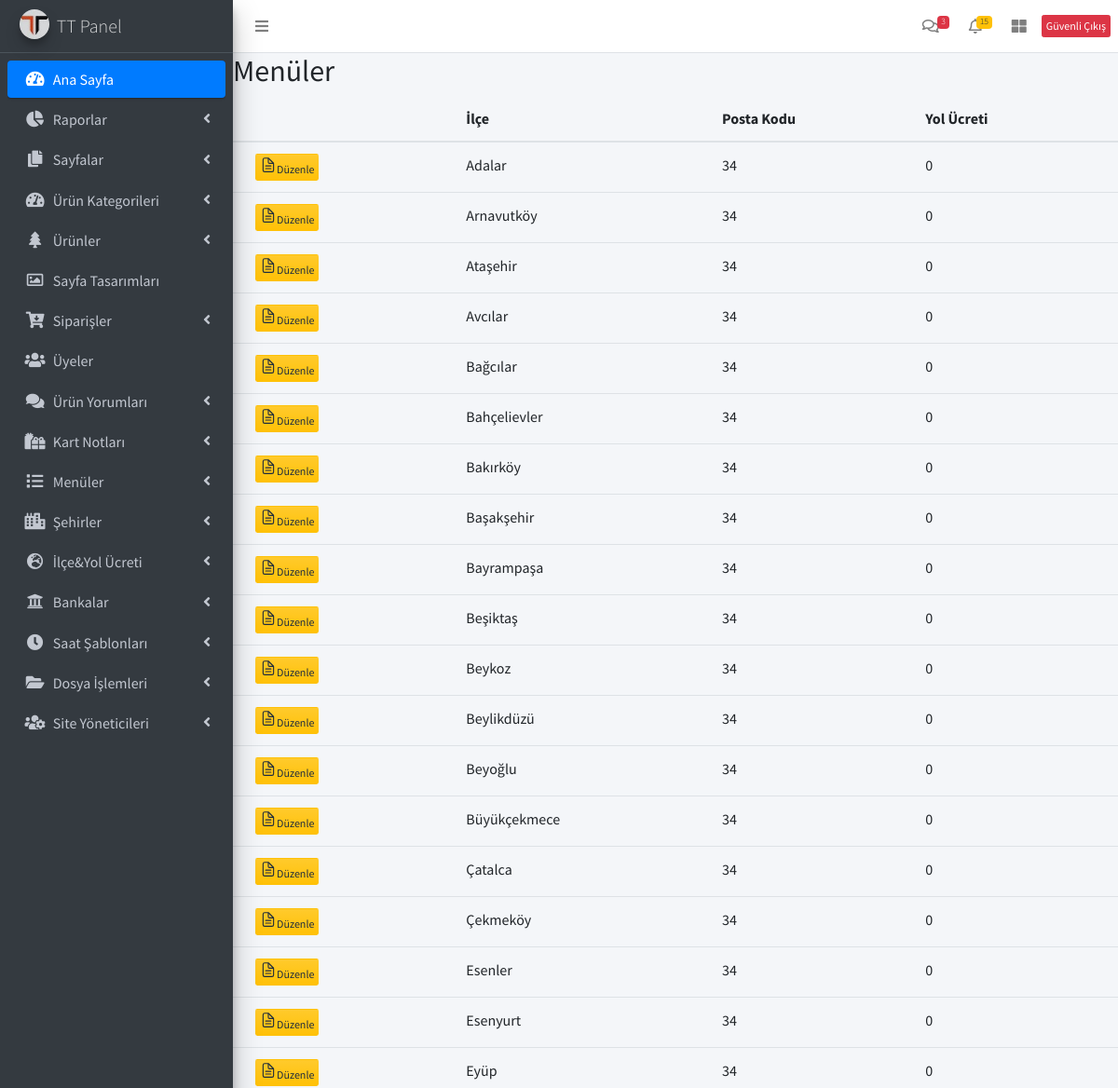
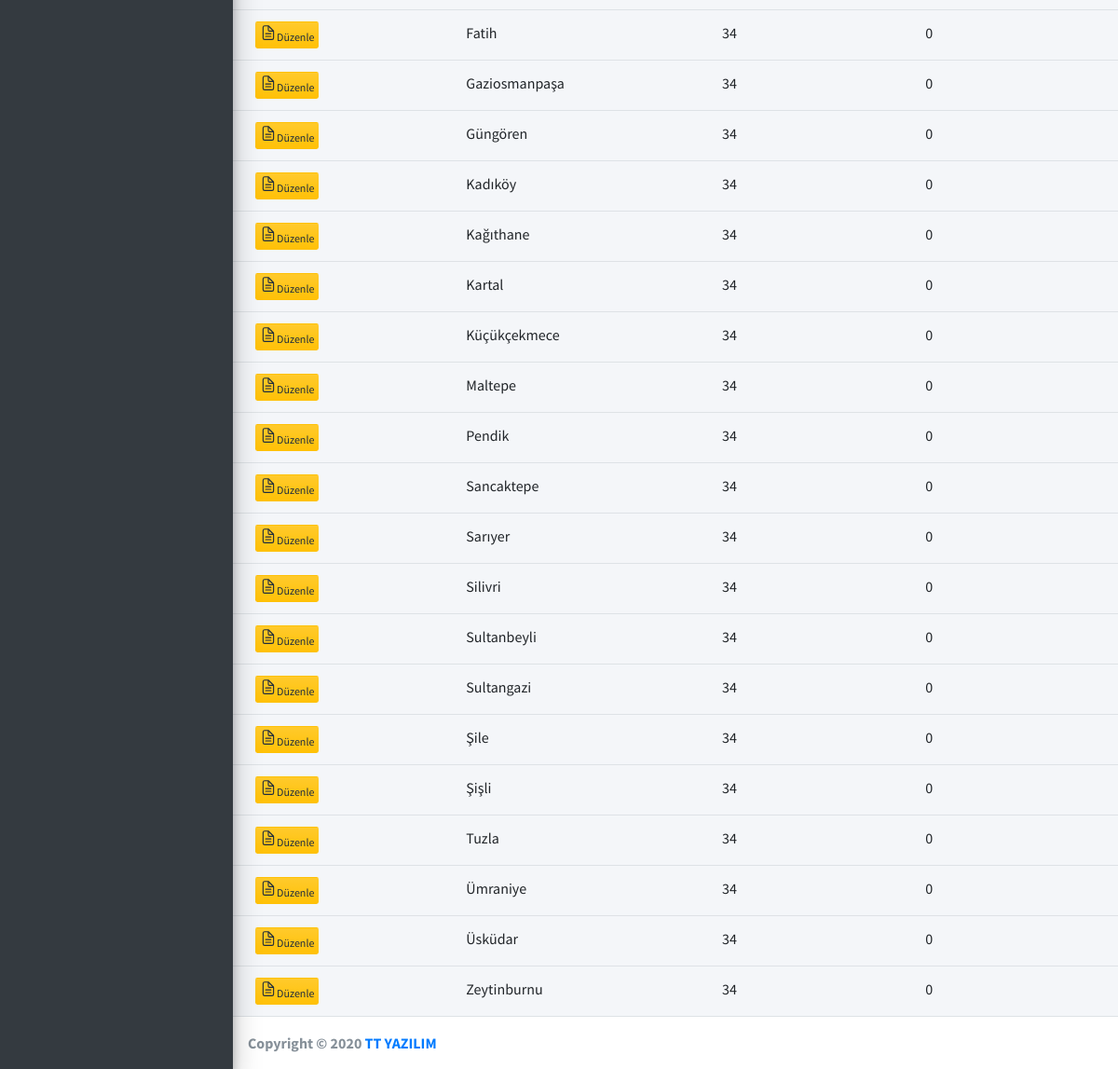
Page /ttadmin/district.php (signed in) on the committed database (2 pictures, top to bottom).
### tables this page shows
CREATE TABLE `district` (
  `ID` int(11) NOT NULL,
  `DISTRICT_NAME` varchar(50) NOT NULL,
  `PLATE_NO` int(11) NOT NULL,
  `TOLL_ROAD` int(11) NOT NULL,
  `ACTIVE` int(11) NOT NULL DEFAULT 1
);

### ttadmin/district.php (the view)
<?php include("header.php") ?>
    <div class="content-wrapper">
        <div class="card-body table-responsive p-0">
        <h2>Menüler</h3>
            <table class="table table-hover text-nowrap">
                <thead>
                    <tr>
                    <th></th>
                    <th>İlçe</th>
                    <th>Posta Kodu</th>
                    <th>Yol Ücreti</th>
                    </tr>
                </thead>
                <tbody>
                    <?php
                        $sql_menu = "select * from district where PLATE_NO = 34 and ACTIVE = 1";
                        $result_menu = mysqli_query($conn,$sql_menu);
                        while($row_menu=mysqli_fetch_array($result_menu))
                        { ?>
                    <tr>
                    <td>
                        <div class="btn-toolbar" role="toolbar" aria-label="Toolbar with button groups">
                        <div class="btn-group mr-2" role="group" aria-label="Third group">
                        <a href="menu_update.php?menu_id=<?php echo $row_menu['ID'] ?>">
                            <button type="submit" id="update" class="btn btn-block bg-gradient-warning btn-xs"><ion-icon size="small" name="document-text-outline"></ion-icon>Düzenle</button>
                        </a>
                        </div>
                        </div>
                    </td>
                    <?php
                        echo '<td>'.$row_menu['DISTRICT_NAME'].'</td>';
                        echo '<td>'.$row_menu['PLATE_NO'].'</td>';
                        echo '<td>'.$row_menu['TOLL_ROAD'].'</td>';
                        echo '</tr>';
                        }
                    ?>
                </tbody>
             </table>
         </div>
    </div>
<?php include("footer.php") ?>

### rows in the picture
district: DISTRICT_NAME "Adalar", PLATE_NO "34", TOLL_ROAD "0"
district: DISTRICT_NAME "Arnavutköy", PLATE_NO "34", TOLL_ROAD "0"
district: DISTRICT_NAME "Ataşehir", PLATE_NO "34", TOLL_ROAD "0"
district: DISTRICT_NAME "Avcılar", PLATE_NO "34", TOLL_ROAD "0"
district: DISTRICT_NAME "Bağcılar", PLATE_NO "34", TOLL_ROAD "0"
district: DISTRICT_NAME "Bahçelievler", PLATE_NO "34", TOLL_ROAD "0"
district: DISTRICT_NAME "Bakırköy", PLATE_NO "34", TOLL_ROAD "0"
district: DISTRICT_NAME "Başakşehir", PLATE_NO "34", TOLL_ROAD "0"
district: DISTRICT_NAME "Bayrampaşa", PLATE_NO "34", TOLL_ROAD "0"
district: DISTRICT_NAME "Beşiktaş", PLATE_NO "34", TOLL_ROAD "0"
district: DISTRICT_NAME "Beykoz", PLATE_NO "34", TOLL_ROAD "0"
district: DISTRICT_NAME "Beylikdüzü", PLATE_NO "34", TOLL_ROAD "0"
district: DISTRICT_NAME "Beyoğlu", PLATE_NO "34", TOLL_ROAD "0"
district: DISTRICT_NAME "Büyükçekmece", PLATE_NO "34", TOLL_ROAD "0"
district: DISTRICT_NAME "Çatalca", PLATE_NO "34", TOLL_ROAD "0"
district: DISTRICT_NAME "Çekmeköy", PLATE_NO "34", TOLL_ROAD "0"
district: DISTRICT_NAME "Esenler", PLATE_NO "34", TOLL_ROAD "0"
district: DISTRICT_NAME "Esenyurt", PLATE_NO "34", TOLL_ROAD "0"
district: DISTRICT_NAME "Eyüp", PLATE_NO "34", TOLL_ROAD "0"
district: DISTRICT_NAME "Fatih", PLATE_NO "34", TOLL_ROAD "0"
district: DISTRICT_NAME "Gaziosmanpaşa", PLATE_NO "34", TOLL_ROAD "0"
district: DISTRICT_NAME "Güngören", PLATE_NO "34", TOLL_ROAD "0"
district: DISTRICT_NAME "Kadıköy", PLATE_NO "34", TOLL_ROAD "0"
district: DISTRICT_NAME "Kağıthane", PLATE_NO "34", TOLL_ROAD "0"
district: DISTRICT_NAME "Kartal", PLATE_NO "34", TOLL_ROAD "0"
district: DISTRICT_NAME "Küçükçekmece", PLATE_NO "34", TOLL_ROAD "0"
district: DISTRICT_NAME "Maltepe", PLATE_NO "34", TOLL_ROAD "0"
district: DISTRICT_NAME "Pendik", PLATE_NO "34", TOLL_ROAD "0"
district: DISTRICT_NAME "Sancaktepe", PLATE_NO "34", TOLL_ROAD "0"
district: DISTRICT_NAME "Sarıyer", PLATE_NO "34", TOLL_ROAD "0"
district: DISTRICT_NAME "Silivri", PLATE_NO "34", TOLL_ROAD "0"
district: DISTRICT_NAME "Sultanbeyli", PLATE_NO "34", TOLL_ROAD "0"
district: DISTRICT_NAME "Sultangazi", PLATE_NO "34", TOLL_ROAD "0"
district: DISTRICT_NAME "Şile", PLATE_NO "34", TOLL_ROAD "0"
district: DISTRICT_NAME "Şişli", PLATE_NO "34", TOLL_ROAD "0"
district: DISTRICT_NAME "Tuzla", PLATE_NO "34", TOLL_ROAD "0"
district: DISTRICT_NAME "Ümraniye", PLATE_NO "34", TOLL_ROAD "0"
district: DISTRICT_NAME "Üsküdar", PLATE_NO "34", TOLL_ROAD "0"
district: DISTRICT_NAME "Zeytinburnu", PLATE_NO "34", TOLL_ROAD "0"
